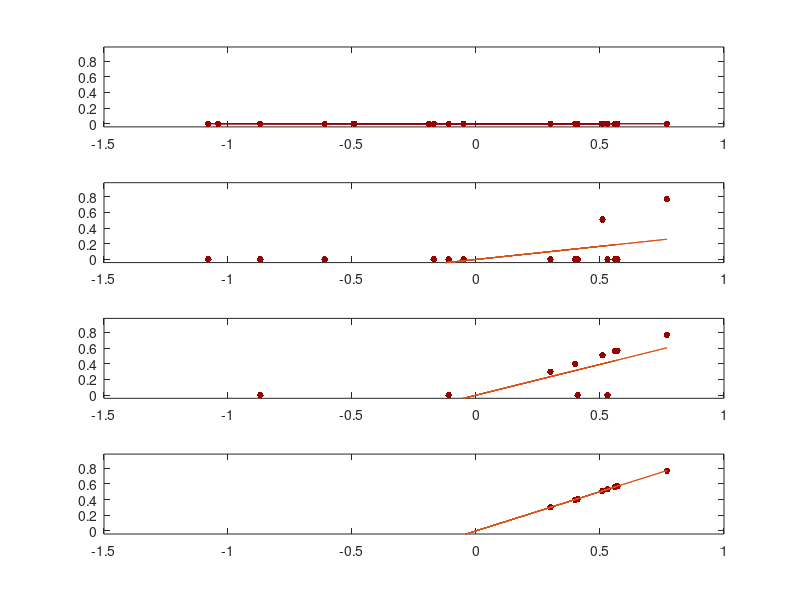
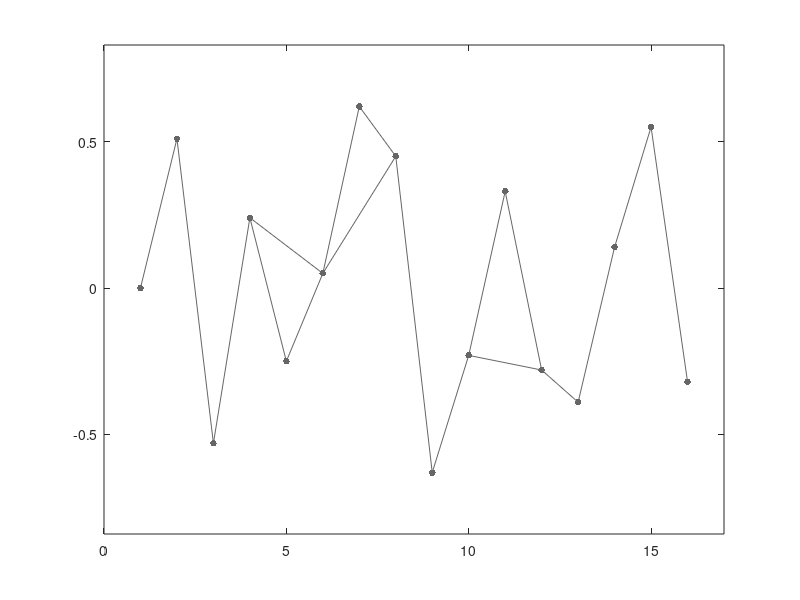
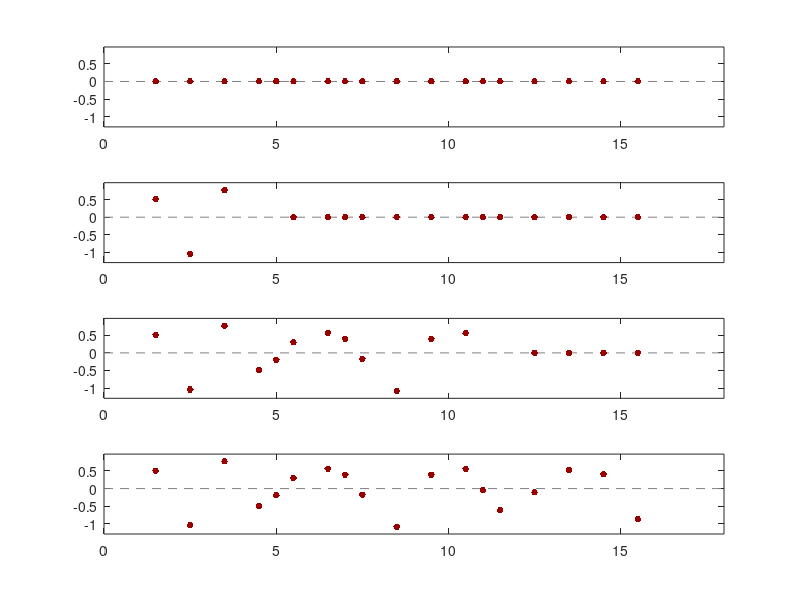

Write the MATLAB code that produced these figures, in order.
dn_all = [1:16]'; 
gidx   = [[1:15]' [2:16]'; 4 6; 6 8; 10 12];
dn     = dn_all(gidx); 
    
bli   = [0; 0.51; -0.53; 0.24; -0.25; 0.05; 0.62; 0.45; -0.63; -0.23; 0.33; ...
        -0.28; -0.39; 0.14; 0.55; -0.32];
blii  = bli(gidx); 
blia  = blii(:,2)-blii(:,1); 
bli   = (blia); 
G     = bli;

ints  = bli; 

% test 1
ints1 = zeros(length(ints),1); 
m1    = inv(G'*G)*G'*ints1; 

% test 2
ints2 = [ints(1:3); zeros(13,1)];
G2    = [G(1:3); G(5:15); G(17:end)]; 
m2    = inv(G2'*G2)*G2'*ints2; 

% test 3
ints3 = [ints(1:10); zeros(4,1); ints(end-2:end-1)];
G3    = [G(1:10); G(12:15); G(end-2:end-1)]; 
m3    = inv(G3'*G3)*G3'*ints3; 

% test 4
ints4 = ints; 
G4    = G; 
m4    = inv(G4'*G4)*G4'*ints4; 

close all; 
figure('units', 'normalized', 'outerposition', [.1 .6 .2 .9]); hold on; box on;
subplot(4,1,1); hold on; box on; 
plot(G, ints1, '.', 'markersize', 15, 'color', [0.6 0 0])
plot([0; G], [0; G*m1], 'color', [0.6 0 0]);
ylim([-0.040 max(bli)+.21]); 
subplot(4,1,2); hold on; box on; 
plot(G2, ints2, '.', 'markersize', 15, 'color', [0.6 0 0])
plot([0; G2], [0; G2*m2]);
ylim([-0.040 max(bli)+.21]); 
subplot(4,1,3); hold on; box on; 
plot(G3, ints3, '.', 'markersize', 15, 'color', [0.6 0 0])
plot([0; G3], [0; G3*m3]);
ylim([-0.040 max(bli)+.21]); 
subplot(4,1,4); hold on; box on; 
plot(G4, ints4, '.', 'markersize', 15, 'color', [0.6 0 0])
plot([0; G4], [0; G4*m4]);
ylim([-0.040 max(bli)+.21]); 

figure('units', 'normalized', 'outerposition', [.3 .6 .65 .3]);; hold on; box on; 
plot(dn, blii, '.', 'markersize', 15, 'color', [0.4 0.4 0.4]); 
for i = 1:length(ints)
    plot(dn(i,:), blii(i,:), 'color', [0.4 0.4 0.4]); 
end
xlim([0 dn_all(end)+1]); 
ylim([min(min(blii))-.21 max(max(blii))+.21]); 



%% time series

dd = mean(dn')'; 

figure('units', 'normalized', 'outerposition', [.1 .6 .2 .9]); hold on; box on;
subplot(4,1,1); hold on; box on; 
plot([0 18], [0 0], '--', 'color', [0.5 0.5 0.5]); 
plot(dd, ints1, '.', 'markersize', 15, 'color', [0.6 0 0])
ylim([min(bli)-0.21 max(bli)+.21]); 
xlim([0 18]); 
subplot(4,1,2); hold on; box on; 
plot([0 18], [0 0], '--', 'color', [0.5 0.5 0.5]); 
plot([dd(1:3); dd(5:15); dd(17:end)], ints2, '.', 'markersize', 15, 'color', [0.6 0 0])
ylim([min(bli)-0.21 max(bli)+.21]); 
xlim([0 18]); 
subplot(4,1,3); hold on; box on; 
plot([0 18], [0 0], '--', 'color', [0.5 0.5 0.5]); 
plot([dd(1:10); dd(12:15); dd(end-2:end-1)], ints3, '.', 'markersize', 15, 'color', [0.6 0 0])
ylim([min(bli)-0.21 max(bli)+.21]); 
xlim([0 18]); 
subplot(4,1,4); hold on; box on; 
plot([0 18], [0 0], '--', 'color', [0.5 0.5 0.5]); 
plot(dd, ints4, '.', 'markersize', 15, 'color', [0.6 0 0])
ylim([min(bli)-0.21 max(bli)+.21]); 
xlim([0 18]); 





















